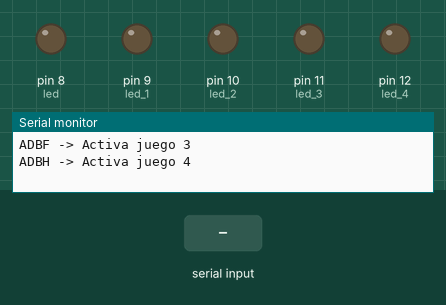
This sketch was run on a simulated Arduino Uno, built with avr-gcc and run on an emulated ATmega328P. Shown: output pins drawn as LEDs (lit = HIGH), the last lines printed to the serial monitor. The inputs (shaded band) are chosen by the test bench.

Above: at 1.3 s.
1.4 s: "ACBF" received over Serial
At 3.6 s:
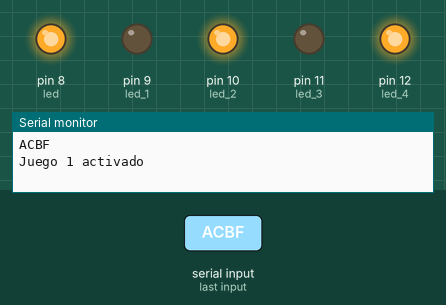
3.9 s: "ACGF" received over Serial
At 5.7 s:
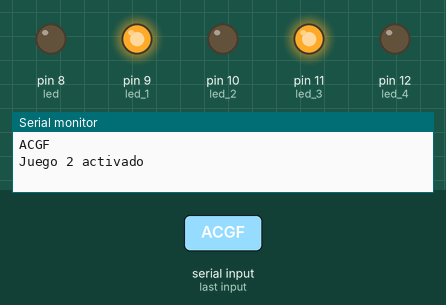
6.4 s: "ADBF" received over Serial
At 8.6 s:
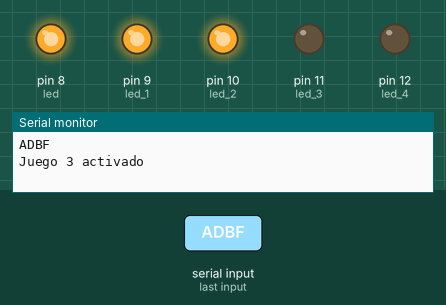
8.9 s: "ADBH" received over Serial
At 10.6 s:
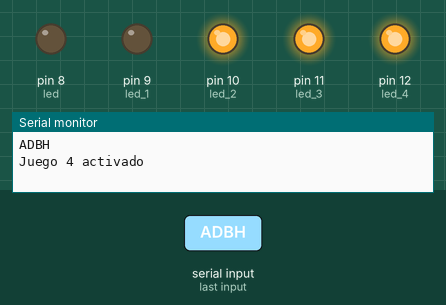
11.4 s: "ACBF" received over Serial
At 13.8 s:
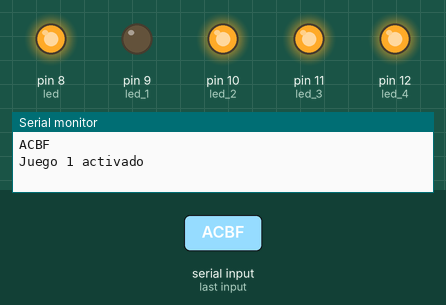
Timing chart, 0 to 14.9 s (numbered marks = the images above; inputs shaded):
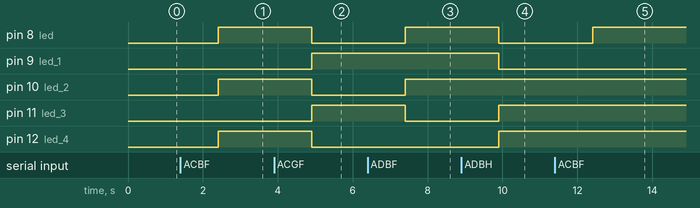

Measured:
- after the input at 1.4 s, pin 8 (led), pin 10 (led_2), pin 12 (led_4): LOW → HIGH after 1.0 s
- after the input at 3.9 s, pin 8 (led), pin 10 (led_2), pin 12 (led_4): HIGH → LOW after 1.0 s; pin 9 (led_1), pin 11 (led_3): LOW → HIGH after 1.0 s
- after the input at 6.4 s, pin 8 (led), pin 10 (led_2): LOW → HIGH after 1.0 s; pin 11 (led_3): HIGH → LOW after 1.0 s
- after the input at 8.9 s, pin 8 (led), pin 9 (led_1): HIGH → LOW after 1.0 s; pin 11 (led_3), pin 12 (led_4): LOW → HIGH after 1.0 s
- after the input at 11.4 s, pin 8 (led): LOW → HIGH after 1.0 s

The sketch:

Rosero_Romel_EjercicioRepaso3.ino
```cpp
/*
 *         Universidad Técnica del Norte
 *   Facultad de Ingeniería en Ciencias Aplicadas
 * Carrera de Ingeniería en Electrónica y Redes de Comunicación
 *
 * Nombre: Romel Rosero                       Fecha: 02/12/2019
 * Asignatura: Sistemas Microprocesados
 *
 * Realizar un programa que active 4 juegos de luces con 5 leds al ingresar datos por comunicación serial
 * de la siguiente forma: ACBF-> Activa juego 1 ACGF -> Activa juego 2 ADBF -> Activa juego 3 ADBH -> Activa juego 4
 *
 */

int i=0;
int led= 8;
int led_1= 9;
int led_2= 10;
int led_3= 11;
int led_4= 12;
String combinacion;
//char numero;

void setup() {
  Serial.begin(9600);                               //Inicia la comunicación serial
  Serial.println("Sistema On");
  Serial.println(" ");
  Serial.println("Ingrese un dato como los mostrados a continuacion, para encender el juego de luces:");
  Serial.println("ACBF -> Activa juego 1");
  Serial.println("ACGF -> Activa juego 2");
  Serial.println("ADBF -> Activa juego 3");
  Serial.println("ADBH -> Activa juego 4");
  Serial.println(" ");
  pinMode(led,OUTPUT);                              //pines de salida para los leds
  pinMode(led_1,OUTPUT);
  pinMode(led_2,OUTPUT);
  pinMode(led_3,OUTPUT);
  pinMode(led_4,OUTPUT);
  }

void loop() {
 //  ACBF
  if (Serial.available() >0){
    combinacion = Serial.readString();          //lee la palabra o combinación ingresada
    Serial.println(combinacion);
    if(combinacion == "ACBF"){                  //Si es igual a ACBF se encienden los leds: led,led_2, led_4
      digitalWrite(led,HIGH);
      digitalWrite(led_2,HIGH);
      digitalWrite(led_4,HIGH);
      Serial.println("Juego 1 activado");     //Mensaje de confirmación juego 1 activado
      Serial.println(" ");
      delay(300);
    }
    //ACGF
    if(combinacion == "ACGF"){                //Si es igual a ACGF se apagan los leds: led, led_2, led_4 y se encienden los nuevos: led_1, led_3
      digitalWrite(led,LOW);
      digitalWrite(led_1,HIGH);
      digitalWrite(led_2,LOW);
      digitalWrite(led_3,HIGH);
      digitalWrite(led_4,LOW);
      Serial.println("Juego 2 activado");     //Mensaje de confirmación juego 2 activado
      Serial.println(" ");
      delay(300);
    }
    //ADBF
    if(combinacion == "ADBF"){               //Si es igual a ADBF se apagan los leds: led_3, led_4 y se encienden los nuevos: led, led_1, led_2
      digitalWrite(led,HIGH);
      digitalWrite(led_1,HIGH);
      digitalWrite(led_2,HIGH);
      digitalWrite(led_3,LOW);
      digitalWrite(led_4,LOW);
      Serial.println("Juego 3 activado");     //Mensaje de confirmación juego 3 activado
      Serial.println(" ");
      delay(300);
    }
     //ADBH
    if(combinacion == "ADBH"){                //Si es igual a ADBH se apagan los leds: led, led_1 y se encienden los nuevos: led_2, led_3, led_4
      digitalWrite(led,LOW);
      digitalWrite(led_1,LOW);
      digitalWrite(led_2,HIGH);
      digitalWrite(led_3,HIGH);
      digitalWrite(led_4,HIGH);
      Serial.println("Juego 4 activado");   //Mensaje de confirmación juego 4 activado
      Serial.println(" ");
      delay(300);
  }
 }
}
```
